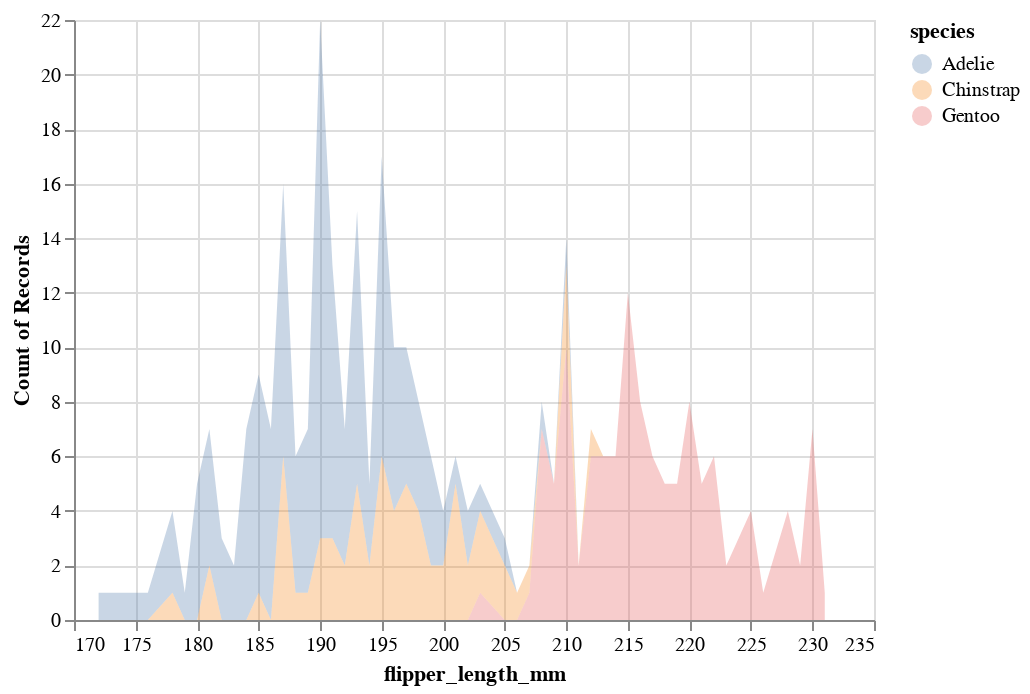

Here is the notebook cell this chart was saved with:
### Markdown cell above
4. _(Optional)_ Instead of using `facet`, use `transform_density` to create a [layered area chart](https://altair-viz.github.io/gallery/layered_area_chart.html).

### Code cell
alt.Chart(penguins).mark_area(opacity=0.3).encode(
    x="flipper_length_mm:Q",
    y="count()",
    color="species:N"
).interactive()

### Figure 1 — Vega-Lite specification as saved in the notebook (floating-point values rounded to 4 significant figures; data arrays with more than 128 entries replaced by an {"elided": "..."} marker saying what was removed)
{"config": {"view": {"continuousWidth": 400, "continuousHeight": 300}}, "data": {"name": "data-d00e1631cca48c544438d30d2b470e8a"}, "mark": {"type": "area", "opacity": 0.3}, "encoding": {"color": {"field": "species", "type": "nominal"}, "x": {"field": "flipper_length_mm", "type": "quantitative"}, "y": {"aggregate": "count", "type": "quantitative"}}, "selection": {"selector026": {"type": "interval", "bind": "scales", "encodings": ["x", "y"]}}, "$schema": "https://vega.github.io/schema/vega-lite/v4.17.0.json", "datasets": {"data-d00e1631cca48c544438d30d2b470e8a": {"elided": "344 records"}}}
